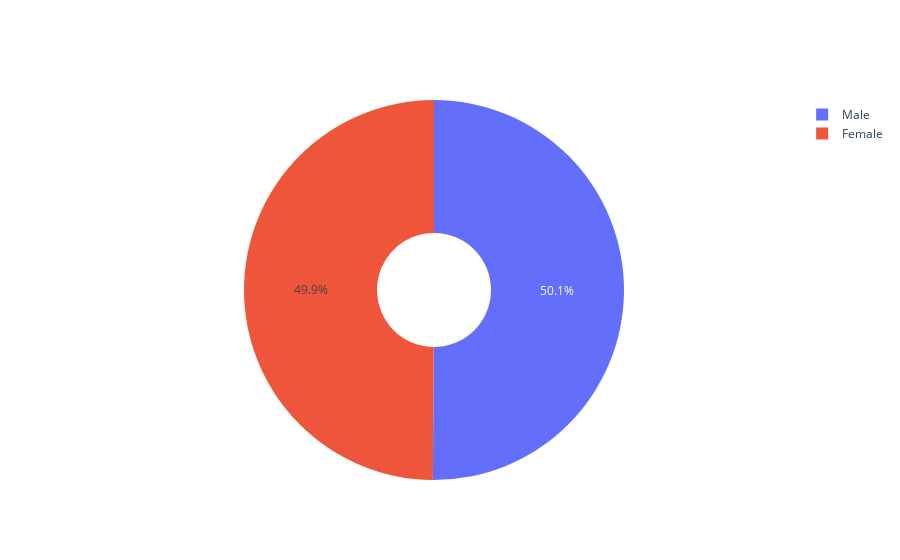

Write notebook code for a chart like this one.
### Code cell
# Define labels and values for graph
labels = ['Female','Male']
values = [510041,511936]

# Create figure
fig = go.Figure(data=[go.Pie(labels=labels, values=values, hole=0.3)])
fig.show()

### Figure 1 — Plotly figure (JSON) as saved in the notebook; plotly's stock layout.template omitted (floating-point values rounded to 4 significant figures)
{"data": [{"hole": 0.3, "labels": ["Female", "Male"], "type": "pie", "values": [510041, 511936]}], "layout": {}}
